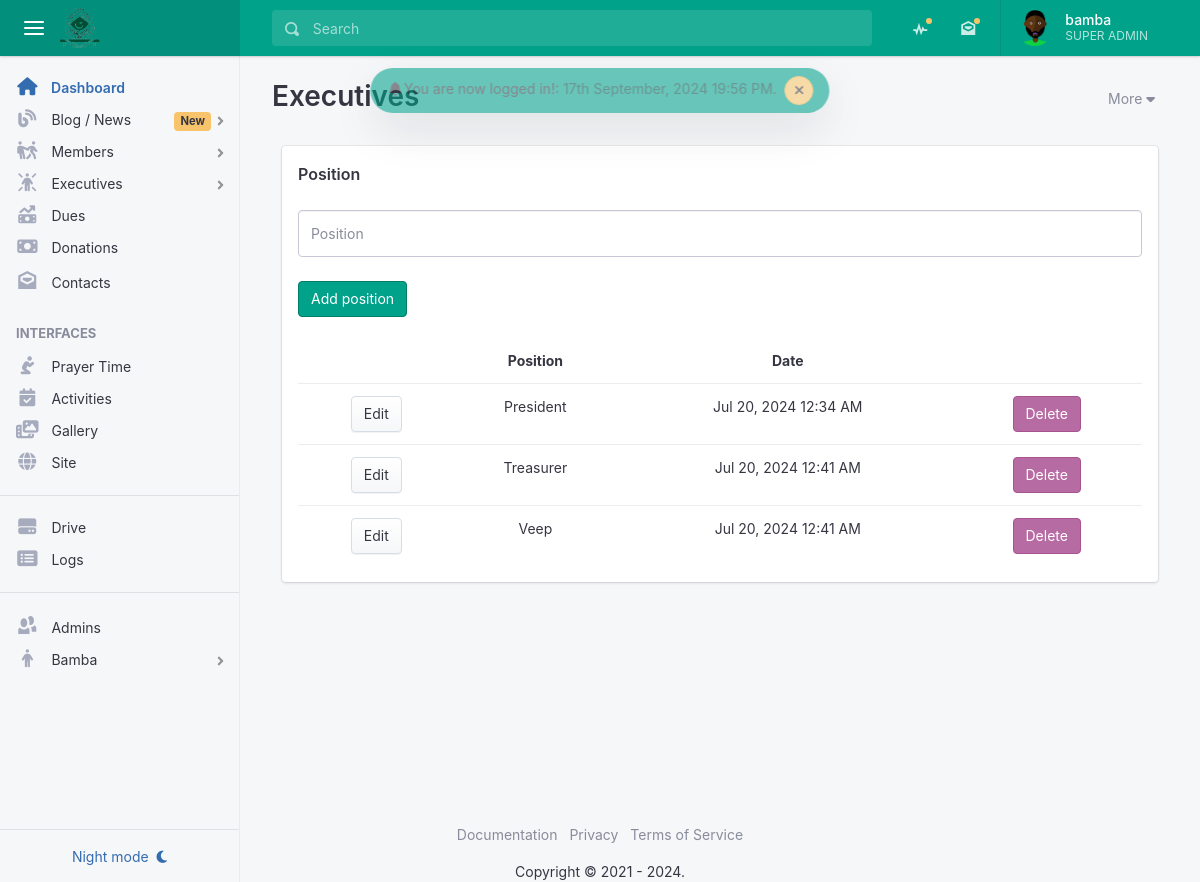
Page /admin/executives/position (signed in) on the committed database.
### tables this page shows
CREATE TABLE `gmsa_admin` (
  `id` int(11) NOT NULL,
  `admin_id` varchar(300) DEFAULT NULL,
  `admin_fullname` varchar(255) NOT NULL,
  `admin_email` varchar(175) NOT NULL,
  `admin_password` varchar(255) NOT NULL,
  `admin_profile` text DEFAULT NULL,
  `admin_joined_date` datetime NOT NULL DEFAULT current_timestamp(),
  `admin_last_login` datetime DEFAULT NULL,
  `admin_permissions` varchar(255) NOT NULL,
  `admin_status` tinyint(4) NOT NULL DEFAULT 0
);

CREATE TABLE `gmsa_positions` (
  `id` int(11) NOT NULL,
  `position_id` varchar(300) NOT NULL,
  `position` varchar(300) NOT NULL,
  `createdAt` timestamp NOT NULL DEFAULT current_timestamp(),
  `updatedAt` datetime DEFAULT NULL ON UPDATE current_timestamp(),
  `status` tinyint(1) NOT NULL DEFAULT 0
);

### helpers/functions.php (called while the page is built, shortened)
<?php
function get_positions($conn) {
	$sql = "
        SELECT * FROM gmsa_positions
        WHERE status = 0
    ";
    $statement = $conn->prepare($sql);
    $statement->execute();
    $rows = $statement->fetchAll();
    return (($statement->rowCount() > 0) ?  $rows : '');
}
function provide_admin_title($permission) {
	$title = '';
	if ($permission == 'admin,patron,finance,editor') {
		$title = 'Patron';
	} elseif ($permission == 'admin,finance,editor') {
		$title = 'Super Admin';
	} elseif ($permission == 'finance') {
		$title = 'Finance';
	} elseif ($permission == 'editor') {
		$title = 'Editor';
	}
	return strtoupper($title);
}

### helpers/helpers.php (called while the page is built, shortened)
<?php
function pretty_date($date){
	return date("M d, Y h:i A", strtotime($date));
}
function admin_has_permission($permission = 'admin') {
	global $admin_data;
	$permissions = explode(',', $admin_data['admin_permissions']);
	if (in_array($permission, $permissions, true)) {
		return true;
	}
	return false;
}

### admin/executives.php (the view, shortened to what this page needs)
<?php
    require_once ("../db_connection/conn.php");
    include ("includes/head.php");
    include ("includes/header.php");
    include ("includes/aside.php");
    $position_rows = get_positions($conn);
    $position = (isset($_POST['position']) ? sanitize($_POST['position']) : '');
?>
    <main class="app-main">
        <div class="wrapper">
            <div class="page">
                <?= $flash; ?>
                <div class="page-inner">
                    <header class="page-title-bar">
                        <div class="d-md-flex align-items-md-start">
                            <h1 class="page-title mr-sm-auto"> Executives </h1>
                            <div class="btn-toolbar">
                                <div class="dropdown">
                                    <button type="button" class="btn btn-light" data-toggle="dropdown" aria-expanded="false"><span>More</span> <span class="fa fa-caret-down"></span></button>
                                </div>
                            </div>
                        </div>
                    </header>
                    <div class="page-section">
                        <?php if (isset($_GET['type'])): ?>
                            <?php if ($_GET['type'] == 'position' || (isset($_GET['status']) && $_GET['status'] == 'edit_position')): ?>
                                <div class="container-fluid mt-4">
                                    <div class="card card-body">
                                        <form method="POST" action="<?= ((isset($_GET['status']) && $_GET['status'] == 'edit_position') ? '?edit_position=' . sanitize($_GET['id']) : ''); ?>">
                                            <fieldset>
                                                <legend>Position</legend>
                                                <div class="form-group">
                                                    <div class="form-label-group">
                                                        <input type="text" class="form-control" id="position" name="position" placeholder="Position name" required="" value="<?= $position; ?>"> <label for="position">Position</label>
                                                    </div>
                                                </div>
                                                <div class="form-actions">
                                                    <button type="submit" class="btn btn-success" name="submit_position" id="submit_position"><?= (isset($_GET['status']) && $_GET['status'] == 'edit_position') ? 'Update': 'Add'; ?> position</button>
                                                </div>
                                            </fieldset>
                                        </form>
                                        <br>
                                        <table class="table text-center">
                                            <thead>
                                                <tr>
                                                    <th></th>
                                                    <th>Position</th>
                                                    <th>Date</th>
                                                    <th></th>
                                                </tr>
                                            </thead>
                                            <tbody>
                                                <?php if (is_array($position_rows)): ?>
                                                    <?php $i = 1; foreach ($position_rows as $position_row): ?>
                                                        <tr>
                                                            <td>
                                                                <a class='btn btn-secondary text-decoration-none' href='<?= PROOT; ?>admin/executives/position/edit_position/<?= $position_row['position_id']; ?>'>Edit</a>
                                                            </td>
                                                            <td><?= ucwords($position_row['position']); ?></td>
                                                            <td><?= pretty_date($position_row['createdAt']); ?></td>
                                                            <td>
                                                                <a href='javascript:;' class='btn btn-danger text-decoration-none' data-toggle='modal' data-target='#deleteModal<?= $i; ?>'>Delete</a>
                                                            </td>
                                                        </tr>
                                                    <?php $i++; endforeach ?>
                                                <?php else: ?>
                                                    <tr>
                                                        <td colspan="4">No positions found!</td>
                                                    </tr>
                                                <?php endif ?>
                                            </tbody>
                                        </table>
                                    </div>
                                </div>
                            <?php endif; ?>
                            <?php endif; ?>
                        </div>
                    </div>
                </div>
            </div>
        </main>
    </div>
<?php include ("includes/footer.php"); ?>

### admin/includes/header.php (shortened to what this page needs)
<div class="app">
    <header class="app-header app-header-dark bg-success">
        <div class="top-bar">
            <div class="top-bar-brand">
                <button class="hamburger hamburger-squeeze mr-2" type="button" data-toggle="aside-menu" aria-label="toggle aside menu"><span class="hamburger-box"><span class="hamburger-inner"></span></span></button>
                <a href="<?= PROOT; ?>admin">
                    <img src="<?= PROOT; ?>assets/media/logo/logo.png" class="img-fluid rounded" width="40">
                </a>
            </div>
            <div class="top-bar-list">
                <div class="top-bar-item top-bar-item-full">
                    <form class="top-bar-search">
                        <div class="input-group input-group-search dropdown">
                            <div class="input-group-prepend">
                                <span class="input-group-text"><span class="oi oi-magnifying-glass"></span></span>
                            </div>
                            <input type="text" class="form-control" data-toggle="dropdown" aria-label="Search" placeholder="Search">
                        </div>
                    </form>
                </div>
                <div class="top-bar-item top-bar-item-right px-0 d-none d-sm-flex">
                    <ul class="header-nav nav">
                        <li class="nav-item dropdown header-nav-dropdown has-notified">
                            <a class="nav-link" href="<?= PROOT; ?>admin/blog/all"><span class="oi oi-pulse"></span></a>
                        </li>
                        <li class="nav-item dropdown header-nav-dropdown has-notified">
                            <a class="nav-link" href="<?= PROOT; ?>admin/contacts"><span class="oi oi-envelope-open"></span></a>
                        </li>
                    </ul>
                    <div class="dropdown d-none d-md-flex">
                        <button class="btn-account" type="button" data-toggle="dropdown" aria-haspopup="true" aria-expanded="false"><span class="user-avatar user-avatar-md"><img src="<?= PROOT . (($admin_data['admin_profile'] == NULL) ? 'assets/media/avatar.png' : $admin_data['admin_profile']); ?>" alt=""></span> <span class="account-summary pr-lg-4 d-none d-lg-block"><span class="account-name"><?= $admin_data['admin_fullname']; ?> </span> <span class="account-description"><?= provide_admin_title($admin_data['admin_permissions']); ?></span></span></button>
                    </div>
                </div>
            </div>
        </div>
    </header>

### admin/includes/aside.php (shortened to what this page needs)
<aside class="app-aside app-aside-expand-md app-aside-light">
    <div class="aside-content">
        <div class="aside-menu overflow-hidden">
            <nav id="stacked-menu" class="stacked-menu">
                <ul class="menu">
                    <li class="menu-item has-active">
                        <a href="<?= PROOT; ?>admin" class="menu-link"><span class="menu-icon fas fa-home"></span> <span class="menu-text">Dashboard</span></a>
                    </li>
                    <?php if (admin_has_permission('editor')): ?>
                    <li class="menu-item has-child">
                        <a href="javascript:;" class="menu-link"><span class="menu-icon fas fa-blog"></span> <span class="menu-text">Blog / News</span> <span class="badge badge-warning">New</span></a>
                    </li>
                    <?php endif; ?>
                    <li class="menu-item has-child">
                        <a href="javascript:;" class="menu-link"><span class="menu-icon fa-solid fa-people-pulling"></span> <span class="menu-text">Members</span></a>
                    </li>
                    <li class="menu-item has-child">
                        <a href="javascript:;" class="menu-link"><span class="menu-icon fa-solid fa-person-rays"></span> <span class="menu-text">Executives</span></a>
                    </li>
                    <?php if (admin_has_permission('finance')): ?>
                    <li class="menu-item">
                        <a href="<?= PROOT; ?>admin/dues" class="menu-link"><span class="menu-icon fa fa-money-bill-trend-up"></span> <span class="menu-text">Dues</span></a>
                    </li>
                    <li class="menu-item">
                        <a href="<?= PROOT; ?>admin/donations" class="menu-link"><span class="menu-icon fa fa-money-bill"></span> <span class="menu-text">Donations</span></a>
                    </li>
                    <?php endif; ?>
                    <li class="menu-item">
                        <a href="<?= PROOT; ?>admin/contacts" class="menu-link"><span class="menu-icon oi oi-envelope-open"></span> <span class="menu-text">Contacts</span></a>
                    </li>
                    <?php if (admin_has_permission('editor')): ?>
                    <li class="menu-header">Interfaces </li>
                    <li class="menu-item">
                        <a href="<?= PROOT; ?>admin/prayer-time" class="menu-link"><span class="menu-icon fa-solid fa-person-praying"></span> <span class="menu-text">Prayer Time</span></a>
                    </li>
                    <li class="menu-item">
                        <a href="<?= PROOT; ?>admin/activity" class="menu-link"><span class="menu-icon fa fa-calendar-check"></span> <span class="menu-text">Activities</span></a>
                    </li>
                    <li class="menu-item">
                        <a href="<?= PROOT; ?>admin/gallery" class="menu-link"><span class="menu-icon fa fa-photo-film"></span> <span class="menu-text">Gallery</span></a>
                    </li>
                    <li class="menu-item">
                        <a href="<?= PROOT; ?>admin/site" class="menu-link"><span class="menu-icon fas fa-globe"></span> <span class="menu-text">Site</span></a>
                    </li>
                    <?php endif; ?>
                    <hr>
                    <li class="menu-item">
                        <a href="<?= PROOT; ?>admin/drive" class="menu-link"><span class="menu-icon fa-solid fa-hard-drive"></span> <span class="menu-text">Drive</span></a>
                    </li>
                    <li class="menu-item">
                        <a href="<?= PROOT; ?>admin/logs" class="menu-link"><span class="menu-icon fa-solid fa-rectangle-list"></span> <span class="menu-text">Logs</span></a>
                    </li>
                    <hr>
                    <?php if (admin_has_permission()): ?>
                    <li class="menu-item">
                        <a href="<?= PROOT; ?>admin/admins" class="menu-link"><span class="menu-icon oi oi-people"></span> <span class="menu-text">Admins</span></a>
                    </li>
                    <?php endif; ?>
                    <li class="menu-item has-child">
                        <a href="javascript:;" class="menu-link"><span class="menu-icon fa-solid fa-person"></span> <span class="menu-text"><?= ucwords($admin_data['admin_fullname']); ?> </span></a>
                    </li>
                </ul>
            </nav>
        </div>
        <footer class="aside-footer border-top p-2">
            <button class="btn btn-light btn-block text-primary" data-toggle="skin"><span class="d-compact-menu-none">Night mode</span> <i class="fas fa-moon ml-1"></i></button>
        </footer>
    </div>
</aside>

### rows in the picture
gmsa_admin: admin_fullname "bamba", admin_permissions "SUPER ADMIN", admin_fullname "Bamba"
gmsa_positions: position "President", createdAt "Jul 20, 2024 12:34 AM"
gmsa_positions: position "Treasurer", createdAt "Jul 20, 2024 12:41 AM"
gmsa_positions: position "Veep", createdAt "Jul 20, 2024 12:41 AM"

### other values in the picture
$_SESSION['flash_success'] "You are now logged in!"
